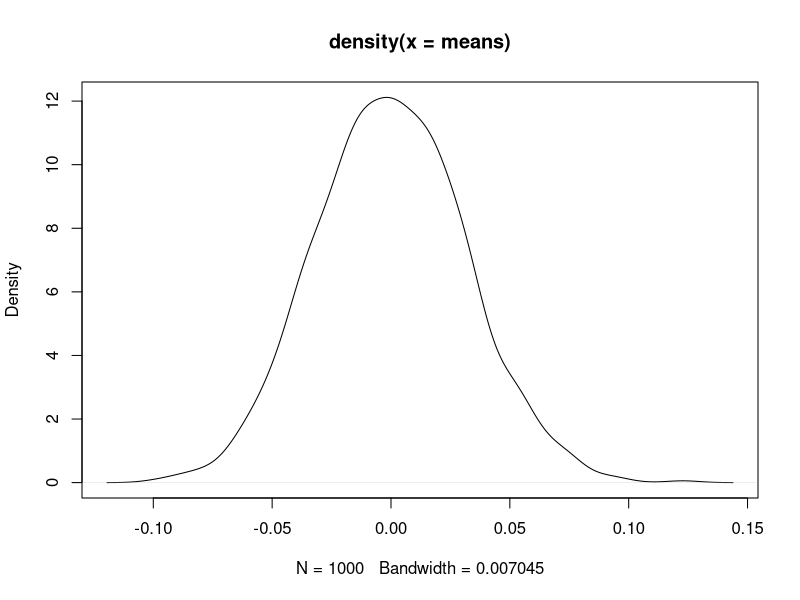
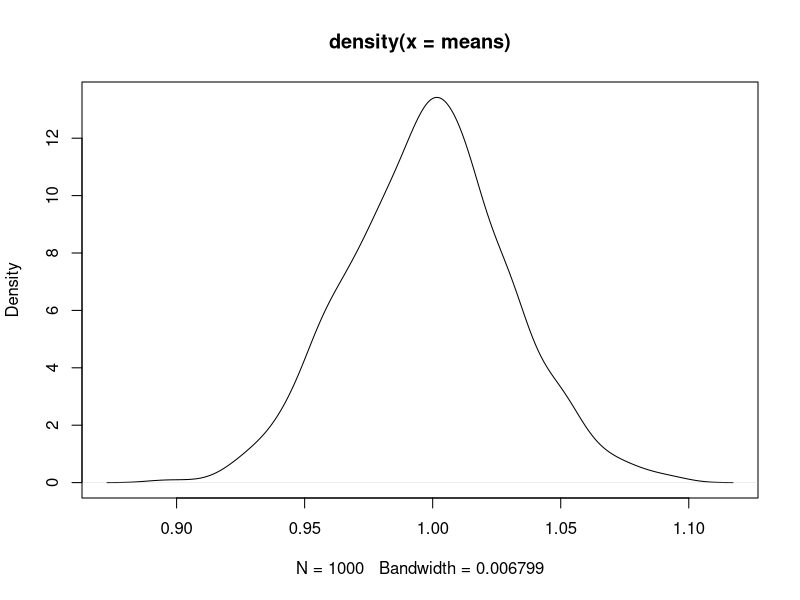
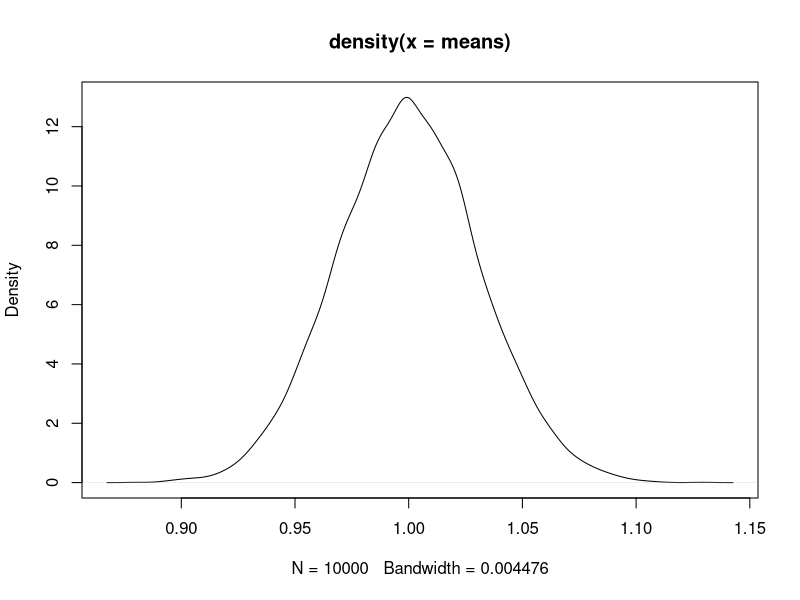

Write the R code that produced these figures, in order.
## ---- chunk 1
knitr::opts_chunk$set(echo = TRUE)
## ---- chunk 2
pbinom(4, 20, prob = 1/6)
## ---- chunk 3
pbinom(0, 20, prob = 1/6)
## ---- chunk 4
dhyper(x = 2, m=3, n = 20, k=5)
## ---- chunk 5
1 - pnorm(50, mean = 42.1, sd = 20.82)
## ---- chunk 6
pnorm(40, mean = 42.1, sd = 20.82) - pnorm(30, mean = 42.1, sd = 20.82)
## ---- chunk 7
1-pbinom(7, 10, 0.5)
## ---- chunk 8
1- ppois(5, 1.73)
## ---- chunk 9
pgeom(2, 0.4878)
## ---- chunk 10
dbinom(2, 4, 0.4878)
## ---- chunk 11
dpois(5, 3)
## ---- chunk 12
ppois(0, 3)
## ---- chunk 13
dmultinom(c(2, 1, 2), prob = c(0.2, 0.3, 0.5))
## ---- chunk 14
dmultinom(c(0, 0, 3), prob = c(0.2, 0.3, 0.5))
## ---- chunk 15
(1- ppois(0, 4)) * 1-(ppois(0, 3))
## ---- chunk 16
set.seed(23)
repetitions <- 1000

means <- c(rep(NA, repetitions))
for (i in 1:repetitions){
    means[i] <- mean(rnorm(1000))
}

plot(density(means))

mean(means)
var(means)
## ---- chunk 17
set.seed(23)
repetitions <- 1000

means2 <- c(rep(NA, repetitions))
for (i in 1:repetitions){
    means[i] <- mean(rexp(1000))
}

plot(density(means))

mean(means2)
var(means2)
## ---- chunk 18
set.seed(23)
repetitions <- 10000

means2 <- c(rep(NA, repetitions))
for (i in 1:repetitions){
    means[i] <- mean(rexp(1000))
}

plot(density(means))

mean(means2)
var(means2)
